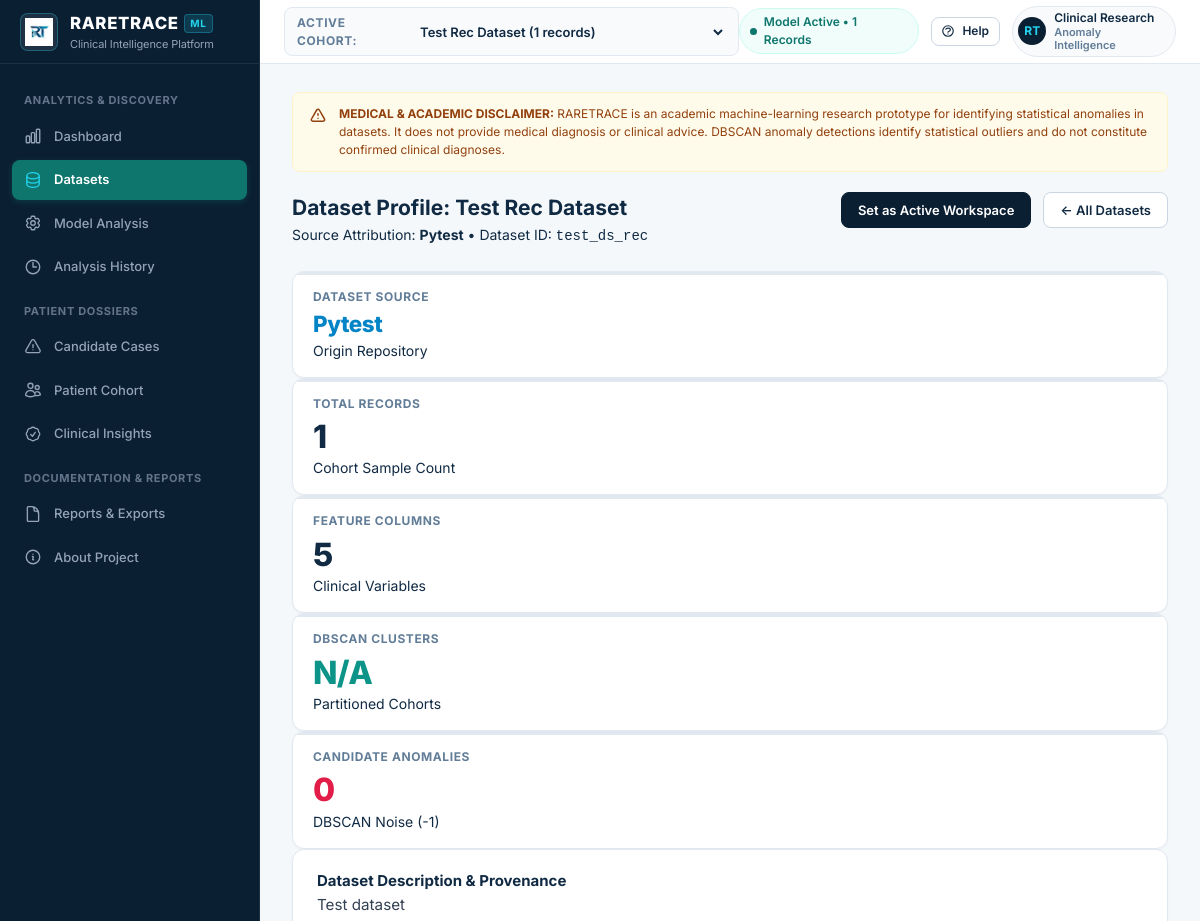
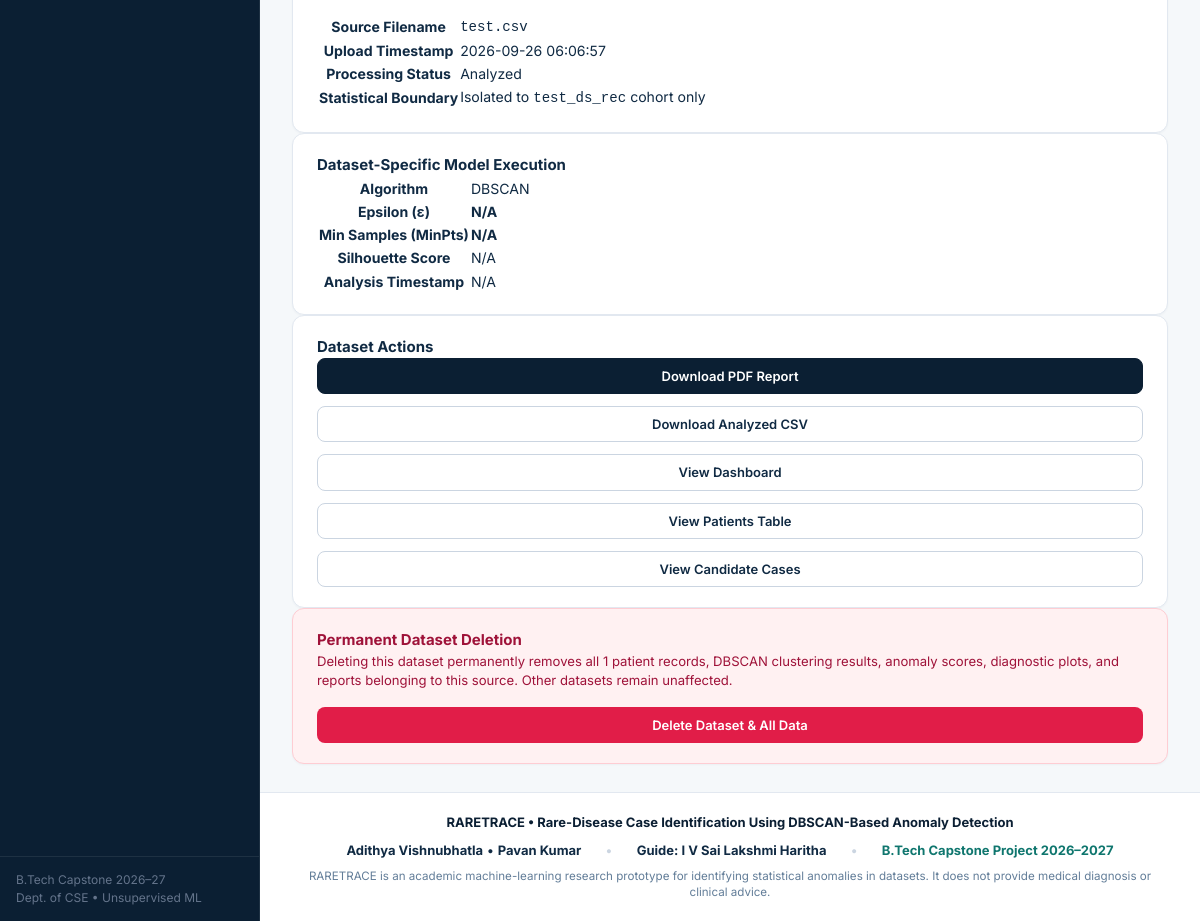
Page /datasets/test_ds_rec on the committed database (2 pictures, top to bottom).
### tables this page shows
CREATE TABLE datasets (
                    dataset_id TEXT PRIMARY KEY,
                    dataset_name TEXT NOT NULL,
                    source TEXT NOT NULL,
                    description TEXT,
                    filename TEXT,
                    upload_date TIMESTAMP DEFAULT CURRENT_TIMESTAMP,
                    record_count INTEGER DEFAULT 0,
                    feature_count INTEGER DEFAULT 0,
                    status TEXT DEFAULT 'Analyzed',
                    created_at TIMESTAMP DEFAULT CURRENT_TIMESTAMP
                );

### app.py (the view)
@app.route("/datasets/<dataset_id>")
def dataset_detail(dataset_id):
    ds = db_manager.get_dataset(dataset_id)
    if not ds:
        return render_template("404.html", message=f"Dataset {dataset_id} not found."), 404
    latest_run = db_manager.get_latest_model_run(dataset_id)
    return render_template("dataset_detail.html", dataset=ds, latest_run=latest_run)

### templates/dataset_detail.html (shortened to what this page needs)
{% extends "base.html" %}
{% block content %}
<div class="page-header">
    <div>
        <h2>Dataset Profile: {{ dataset.dataset_name }}</h2>
        <p>Source Attribution: <strong>{{ dataset.source }}</strong> &bull; Dataset ID: <code>{{ dataset.dataset_id }}</code></p>
    </div>
    <div style="display: flex; gap: 0.75rem;">
        <a href="{{ url_for('switch_dataset', dataset_id=dataset.dataset_id) }}" class="btn btn-primary">
            Set as Active Workspace
        </a>
        <a href="{{ url_for('datasets_page') }}" class="btn btn-secondary">
            &larr; All Datasets
        </a>
    </div>
</div>
<div class="kpi-grid">
    <div class="kpi-card">
        <div class="kpi-label">Dataset Source</div>
        <div class="kpi-value" style="font-size: 1.4rem; color: #0284c7;">{{ dataset.source }}</div>
        <div class="kpi-sub">Origin Repository</div>
    </div>
    <div class="kpi-card">
        <div class="kpi-label">Total Records</div>
        <div class="kpi-value">{{ dataset.record_count }}</div>
        <div class="kpi-sub">Cohort Sample Count</div>
    </div>
    <div class="kpi-card">
        <div class="kpi-label">Feature Columns</div>
        <div class="kpi-value">{{ dataset.feature_count }}</div>
        <div class="kpi-sub">Clinical Variables</div>
    </div>
    <div class="kpi-card">
        <div class="kpi-label">DBSCAN Clusters</div>
        <div class="kpi-value" style="color: #0d9488;">{{ latest_run.number_of_clusters or 'N/A' }}</div>
        <div class="kpi-sub">Partitioned Cohorts</div>
    </div>
    <div class="kpi-card">
        <div class="kpi-label">Candidate Anomalies</div>
        <div class="kpi-value" style="color: #e11d48;">{{ latest_run.number_of_anomalies or 0 }}</div>
        <div class="kpi-sub">DBSCAN Noise (-1)</div>
    </div>
</div>
<div class="dashboard-grid" style="grid-template-columns: 2fr 1fr;">
    <div>
        <div class="card">
            <div class="card-title">Dataset Description &amp; Provenance</div>
            <p style="font-size: 0.95rem; color: #334155; line-height: 1.7; margin-bottom: 1rem;">
                {{ dataset.description or 'No clinical description recorded for this dataset.' }}
            </p>
            <table class="table" style="font-size: 0.88rem;">
                <tr><th style="width: 35%;">Source Filename</th><td><code>{{ dataset.filename }}</code></td></tr>
                <tr><th>Upload Timestamp</th><td>{{ dataset.upload_date }}</td></tr>
                <tr><th>Processing Status</th><td><span class="badge badge-normal">{{ dataset.status }}</span></td></tr>
                <tr><th>Statistical Boundary</th><td>Isolated to <code>{{ dataset.dataset_id }}</code> cohort only</td></tr>
            </table>
        </div>
        <div class="card">
            <div class="card-title">Dataset-Specific Model Execution</div>
            <table class="table" style="font-size: 0.88rem;">
                <tr><th style="width: 35%;">Algorithm</th><td>{{ latest_run.algorithm or 'DBSCAN' }}</td></tr>
                <tr><th>Epsilon (&epsilon;)</th><td><strong>{{ latest_run.eps or 'N/A' }}</strong></td></tr>
                <tr><th>Min Samples (MinPts)</th><td><strong>{{ latest_run.min_samples or 'N/A' }}</strong></td></tr>
                <tr><th>Silhouette Score</th><td>{{ latest_run.silhouette_score or 'N/A' }}</td></tr>
                <tr><th>Analysis Timestamp</th><td>{{ latest_run.created_at or 'N/A' }}</td></tr>
            </table>
        </div>
    </div>
    <div>
        <div class="card">
            <div class="card-title">Dataset Actions</div>
            <div style="display: flex; flex-direction: column; gap: 0.75rem;">
                <a href="{{ url_for('export_pdf_report', dataset_id=dataset.dataset_id) }}" class="btn btn-primary" style="justify-content: center;">
                    Download PDF Report
                </a>
                <a href="{{ url_for('export_csv_report', dataset_id=dataset.dataset_id) }}" class="btn btn-secondary" style="justify-content: center;">
                    Download Analyzed CSV
                </a>
                <a href="{{ url_for('dashboard', dataset_id=dataset.dataset_id) }}" class="btn btn-secondary" style="justify-content: center;">
                    View Dashboard
                </a>
                <a href="{{ url_for('patients', dataset_id=dataset.dataset_id) }}" class="btn btn-secondary" style="justify-content: center;">
                    View Patients Table
                </a>
                <a href="{{ url_for('anomalies', dataset_id=dataset.dataset_id) }}" class="btn btn-secondary" style="justify-content: center;">
                    View Candidate Cases
                </a>
            </div>
        </div>
        <div class="card" style="border: 1px solid #fecdd3; background: #fff1f2;">
            <div class="card-title" style="color: #9f1239;">Permanent Dataset Deletion</div>
            <p style="font-size: 0.82rem; color: #9f1239; margin-bottom: 1rem; line-height: 1.5;">
                Deleting this dataset permanently removes all {{ dataset.record_count }} patient records, DBSCAN clustering results, anomaly scores, diagnostic plots, and reports belonging to this source. Other datasets remain unaffected.
            </p>
            <form action="{{ url_for('delete_dataset', dataset_id=dataset.dataset_id) }}" method="POST" onsubmit="return confirm('Are you absolutely certain you want to permanently delete dataset {{ dataset.dataset_name }}?');">
                <button type="submit" class="btn" style="background: #e11d48; color: #fff; width: 100%; justify-content: center;">
                    Delete Dataset &amp; All Data
                </button>
            </form>
        </div>
    </div>
</div>
{% endblock %}

### templates/base.html (shortened to what this page needs)
<!DOCTYPE html>
<html lang="en">
<head>
    <link rel="stylesheet" href="{{ url_for('static', filename='css/style.css') }}">
</head>
<body>
    <div class="app-shell" id="appShell">
        <aside class="app-sidebar" id="appSidebar">
            <div class="sidebar-header">
                <div class="brand-logo-icon">
                    <img src="{{ url_for('static', filename='images/logo.png') }}" alt="RARETRACE Logo">
                </div>
                <div class="brand-title-wrap">
                    <div class="brand-name">
                        RARETRACE
                        <span class="brand-badge">ML</span>
                    </div>
                    <span class="brand-sub">Clinical Intelligence Platform</span>
                </div>
            </div>
            <nav class="sidebar-nav">
                <div class="sidebar-group-title">Analytics &amp; Discovery</div>
                <a href="{{ url_for('dashboard') }}" class="sidebar-link {% if request.endpoint == 'dashboard' %}active{% endif %}" data-tooltip="Dashboard">
                    <span>Dashboard</span>
                </a>
                <a href="{{ url_for('datasets_page') }}" class="sidebar-link {% if request.endpoint in ['datasets_page', 'dataset_detail'] %}active{% endif %}" data-tooltip="Clinical Datasets">
                    <span>Datasets</span>
                </a>
                <a href="{{ url_for('model_analysis') }}" class="sidebar-link {% if request.endpoint == 'model_analysis' %}active{% endif %}" data-tooltip="Model Analysis">
                    <span>Model Analysis</span>
                </a>
                <a href="{{ url_for('analysis_history') }}" class="sidebar-link {% if request.endpoint in ['analysis_history', 'analysis_history_detail'] %}active{% endif %}" data-tooltip="Analysis History">
                    <svg fill="none" stroke="currentColor" viewBox="0 0 24 24"><path stroke-linecap="round" stroke-linejoin="round" d="M12 6v6h4.5m4.5 0a9 9 0 11-18 0 9 9 0 0118 0z"></path></svg>
                    <span>Analysis History</span>
                </a>
                <div class="sidebar-group-title">Patient Dossiers</div>
                <a href="{{ url_for('anomalies') }}" class="sidebar-link {% if request.endpoint == 'anomalies' %}active{% endif %}" data-tooltip="Candidate Rare Cases">
                    <svg fill="none" stroke="currentColor" viewBox="0 0 24 24"><path stroke-linecap="round" stroke-linejoin="round" d="M12 9v3.75m-9.303 3.376c-.866 1.5.217 3.374 1.948 3.374h14.71c1.73 0 2.813-1.874 1.948-3.374L13.949 3.378c-.866-1.5-3.032-1.5-3.898 0L2.697 16.126zM12 15.75h.007v.008H12v-.008z"></path></svg>
                    <span>Candidate Cases</span>
                </a>
                <a href="{{ url_for('patients') }}" class="sidebar-link {% if request.endpoint in ['patients', 'patient_detail'] %}active{% endif %}" data-tooltip="Patient Cohort">
                    <span>Patient Cohort</span>
                </a>
                <a href="{{ url_for('clinical_suggestions_page') }}" class="sidebar-link " data-tooltip="Clinical Insights &amp; CDS">
                    <span>Clinical Insights</span>
                </a>
                <div class="sidebar-group-title">Documentation &amp; Reports</div>
                <a href="{{ url_for('reports_hub') }}" class="sidebar-link {% if request.endpoint == 'reports_hub' %}active{% endif %}" data-tooltip="Reports &amp; Exports">
                    <span>Reports &amp; Exports</span>
                </a>
                <a href="{{ url_for('about') }}" class="sidebar-link {% if request.endpoint == 'about' %}active{% endif %}" data-tooltip="About Project">
                    <svg fill="none" stroke="currentColor" viewBox="0 0 24 24"><path stroke-linecap="round" stroke-linejoin="round" d="M11.25 11.25l.041-.02a.75.75 0 011.063.852l-.708 2.836a.75.75 0 001.063.853l.041-.021M21 12a9 9 0 11-18 0 9 9 0 0118 0zm-9-3.75h.008v.008H12V8.25z"></path></svg>
                    <span>About Project</span>
                </a>
            </nav>
            <div class="sidebar-footer">
                <div class="sidebar-footer-text">
                    <div>B.Tech Capstone 2026–27</div>
                    <div>Dept. of CSE &bull; Unsupervised ML</div>
                </div>
            </div>
        </aside>
        <div class="app-main">
            <header class="app-topbar">
                <div class="topbar-left">
                    {% if all_datasets %}
                    <div class="topbar-dataset-selector">
                        <span class="dataset-label">Active Cohort:</span>
                        <select class="dataset-select-input" onchange="if(this.value) window.location.href='{{ url_for('switch_dataset', dataset_id='') }}' + this.value;">
                            {% for d in all_datasets %}
                                <option value="{{ d.dataset_id }}" {% if active_dataset and d.dataset_id == active_dataset.dataset_id %}selected{% endif %}>
                                    {{ d.dataset_name }} ({{ d.record_count }} records)
                                </option>
                            {% endfor %}
                        </select>
                    </div>
                    {% endif %}
                </div>
                <div class="topbar-right">
                    {% if active_dataset %}
                    <div class="status-pill">
                        <span class="status-indicator-dot pulse"></span>
                        <span>Model Active &bull; {{ active_dataset.record_count }} Records</span>
                    </div>
                    {% endif %}
                    <button class="btn btn-secondary btn-sm" onclick="openHelpModal()" style="padding: 0.35rem 0.6rem;">
                        <span>Help</span>
                    </button>
                    <div class="user-badge">
                        <div class="user-avatar">RT</div>
                        <div class="user-info">
                            <span>Clinical Research</span>
                            <span class="user-role">Anomaly Intelligence</span>
                        </div>
                    </div>
                </div>
            </header>
            <main class="app-content">
                <div class="disclaimer-banner">
                    <svg fill="none" stroke="currentColor" viewBox="0 0 24 24"><path stroke-linecap="round" stroke-linejoin="round" stroke-width="2" d="M12 9v2m0 4h.01m-6.938 4h13.856c1.54 0 2.502-1.667 1.732-3L13.732 4c-.77-1.333-2.694-1.333-3.464 0L3.34 16c-.77 1.333.192 3 1.732 3z"></path></svg>
                    <div>
                        <strong>MEDICAL &amp; ACADEMIC DISCLAIMER:</strong>
                        RARETRACE is an academic machine-learning research prototype for identifying statistical anomalies in datasets. It does not provide medical diagnosis or clinical advice. DBSCAN anomaly detections identify statistical outliers and do not constitute confirmed clinical diagnoses.
                    </div>
                </div>
                {% block content %}{% endblock %}
            </main>
            <footer class="app-footer" style="padding: 1.25rem 2rem; background: var(--bg-card); border-top: 1px solid var(--border-subtle); display: flex; flex-direction: column; gap: 0.5rem; text-align: center;">
                <div style="font-weight: 700; color: var(--primary-navy); font-size: var(--text-sm);">
                    RARETRACE &bull; Rare-Disease Case Identification Using DBSCAN-Based Anomaly Detection
                </div>
                <div style="display: flex; justify-content: center; align-items: center; gap: 1.5rem; flex-wrap: wrap; font-size: var(--text-sm); color: var(--text-primary);">
                    <div><strong>Adithya Vishnubhatla</strong> &bull; <strong>Pavan Kumar</strong></div>
                    <div style="color: var(--border-strong);">&bull;</div>
                    <div><strong>Guide: I V Sai Lakshmi Haritha</strong></div>
                    <div style="color: var(--border-strong);">&bull;</div>
                    <div style="font-weight: 700; color: var(--secondary-teal);">B.Tech Capstone Project 2026–2027</div>
                </div>
                <div style="font-size: 0.725rem; color: var(--text-muted); max-width: 900px; margin: 0 auto; line-height: 1.4;">
                    RARETRACE is an academic machine-learning research prototype for identifying statistical anomalies in datasets. It does not provide medical diagnosis or clinical advice.
                </div>
            </footer>
        </div>
    </div>
</body>
</html>

### rows in the picture
datasets: record_count "1", dataset_name "Test Rec Dataset", source "Pytest", dataset_id "test_ds_rec", feature_count "5", description "Test dataset", filename "test.csv", upload_date "2026-09-26 06:06:57", status "Analyzed"

### other values in the picture
{{ latest_run.number_of_clusters or 'N/A' }} "N/A"
{{ latest_run.number_of_anomalies or 0 }} "0"
{{ latest_run.algorithm or 'DBSCAN' }} "DBSCAN"
{{ latest_run.eps or 'N/A' }} "N/A"
{{ latest_run.min_samples or 'N/A' }} "N/A"
{{ latest_run.silhouette_score or 'N/A' }} "N/A"
{{ latest_run.created_at or 'N/A' }} "N/A"
form field value "Test Rec Dataset (1 records)"
